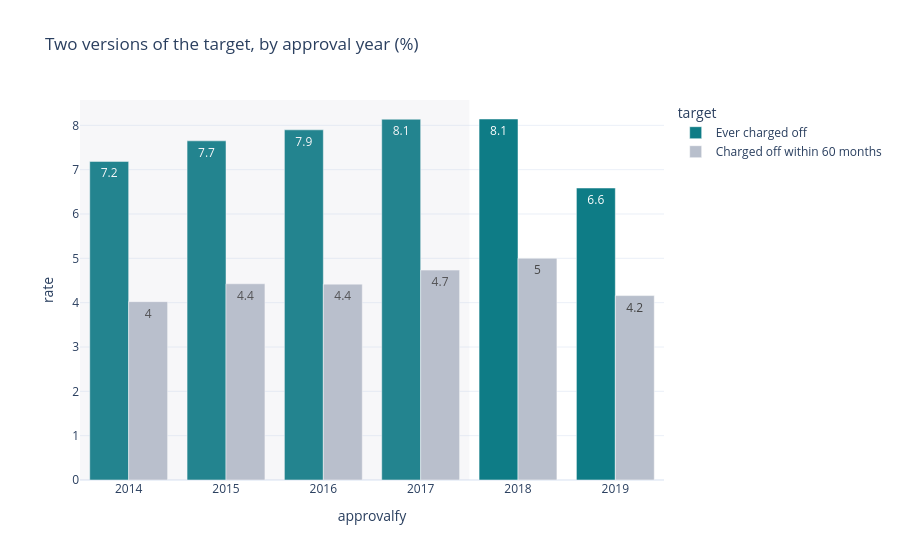

Notebook code cell kept with this figure:
### Code cell
# Two versions of the target
# Why: “ever charged off” falls in the newest year partly because those loans are younger. The 60-month version gives every year the same window, so it shows whether that fall is real.

yrs = d.groupby("approvalfy")[["bad", "bad_60m"]].mean().mul(100).reset_index().melt("approvalfy", var_name="target", value_name="rate")
yrs["target"] = yrs["target"].map({"bad": "Ever charged off", "bad_60m": "Charged off within 60 months"})
fig = px.bar(yrs, x="approvalfy", y="rate", color="target", barmode="group", text=yrs["rate"].round(1),
             color_discrete_sequence=[TEAL, GREY], template="plotly_white", title="Two versions of the target, by approval year (%)")
fig.add_vrect(x0=2013.5, x1=2017.5, fillcolor=GREY, opacity=0.12, line_width=0)   # shaded = training years
fig.show()

### Figure 1 — Plotly figure (JSON) as saved in the notebook; plotly's stock layout.template omitted (floating-point values rounded to 4 significant figures)
{"data": [{"alignmentgroup": "True", "hovertemplate": "target=Ever charged off<br>approvalfy=%{x}<br>rate=%{y}<br>text=%{text}<extra></extra>", "legendgroup": "Ever charged off", "marker": {"color": "#0E7C86", "pattern": {"shape": ""}}, "name": "Ever charged off", "offsetgroup": "Ever charged off", "orientation": "v", "showlegend": true, "text": [7.2, 7.7, 7.9, 8.1, 8.1, 6.6], "textposition": "auto", "type": "bar", "x": [2014, 2015, 2016, 2017, 2018, 2019], "xaxis": "x", "y": [7.186, 7.65, 7.898, 8.137, 8.143, 6.586], "yaxis": "y"}, {"alignmentgroup": "True", "hovertemplate": "target=Charged off within 60 months<br>approvalfy=%{x}<br>rate=%{y}<br>text=%{text}<extra></extra>", "legendgroup": "Charged off within 60 months", "marker": {"color": "#B8BFCC", "pattern": {"shape": ""}}, "name": "Charged off within 60 months", "offsetgroup": "Charged off within 60 months", "orientation": "v", "showlegend": true, "text": [4.0, 4.4, 4.4, 4.7, 5.0, 4.2], "textposition": "auto", "type": "bar", "x": [2014, 2015, 2016, 2017, 2018, 2019], "xaxis": "x", "y": [4.023, 4.426, 4.418, 4.734, 5.003, 4.159], "yaxis": "y"}], "layout": {"barmode": "group", "legend": {"title": {"text": "target"}, "tracegroupgap": 0}, "shapes": [{"fillcolor": "#B8BFCC", "line": {"width": 0}, "opacity": 0.12, "type": "rect", "x0": 2014.0, "x1": 2018.0, "xref": "x", "y0": 0, "y1": 1, "yref": "y domain"}], "title": {"text": "Two versions of the target, by approval year (%)"}, "xaxis": {"anchor": "y", "domain": [0, 1], "title": {"text": "approvalfy"}}, "yaxis": {"anchor": "x", "domain": [0, 1], "title": {"text": "rate"}}}}
